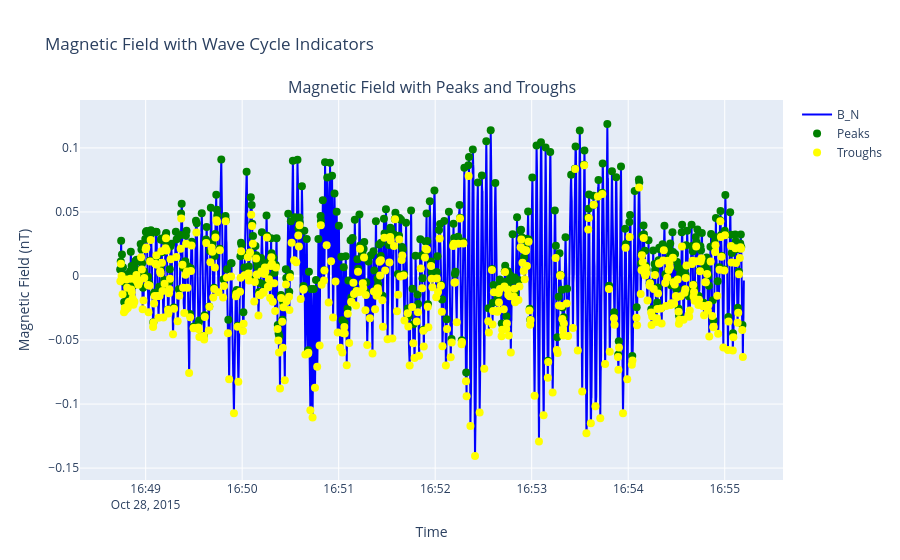

Here is the notebook cell this chart was saved with:
### Code cell
import numpy as np
from scipy.signal import find_peaks
import plotly.graph_objects as go
import plotly.subplots as sp

# Assume 'B_x' is the signal we want to analyze
signal = filtered_data['B_N'].values
time = filtered_data.index

# Find peaks (maxima) and troughs (minima)
peaks, _ = find_peaks(signal)
troughs, _ = find_peaks(-signal)

# Create subplots
fig = sp.make_subplots(rows=1, cols=1, subplot_titles=["Magnetic Field with Peaks and Troughs"])

# Plot the signal
fig.add_trace(go.Scatter(x=time, y=signal, mode='lines', name='B_N', line=dict(color='blue')))

# Add markers for peaks
fig.add_trace(go.Scatter(
    x=time[peaks], y=signal[peaks],
    mode='markers', name='Peaks', marker=dict(color='green', size=8)
))

# Add markers for troughs
fig.add_trace(go.Scatter(
    x=time[troughs], y=signal[troughs],
    mode='markers', name='Troughs', marker=dict(color='yellow', size=8)
))

# Update layout for interactivity
fig.update_layout(
    title="Magnetic Field with Wave Cycle Indicators",
    xaxis_title="Time",
    yaxis_title="Magnetic Field (nT)",
    height=600
)

fig.show()

### Figure 1 — Plotly figure (JSON) as saved in the notebook; plotly's stock layout.template omitted (floating-point values rounded to 4 significant figures; data arrays with more than 128 entries replaced by an {"elided": "..."} marker saying what was removed)
{"data": [{"line": {"color": "blue"}, "mode": "lines", "name": "B_N", "type": "scatter", "x": {"elided": "3104 str values"}, "y": {"elided": "3104 float values"}}, {"marker": {"color": "green", "size": 8}, "mode": "markers", "name": "Peaks", "type": "scatter", "x": {"elided": "502 str values"}, "y": {"elided": "502 float values"}}, {"marker": {"color": "yellow", "size": 8}, "mode": "markers", "name": "Troughs", "type": "scatter", "x": {"elided": "502 str values"}, "y": {"elided": "502 float values"}}], "layout": {"annotations": [{"font": {"size": 16}, "showarrow": false, "text": "Magnetic Field with Peaks and Troughs", "x": 0.5, "xanchor": "center", "xref": "paper", "y": 1, "yanchor": "bottom", "yref": "paper"}], "autosize": true, "title": {"text": "Magnetic Field with Wave Cycle Indicators"}, "xaxis": {"anchor": "y", "autorange": true, "domain": [0, 1], "range": ["2015-10-28 16:48:19.9485", "2015-10-28 16:55:35.458"], "title": {"text": "Time"}, "type": "date"}, "yaxis": {"anchor": "x", "autorange": true, "domain": [0, 1], "range": [-0.1589, 0.137], "title": {"text": "Magnetic Field (nT)"}, "type": "linear"}}}
